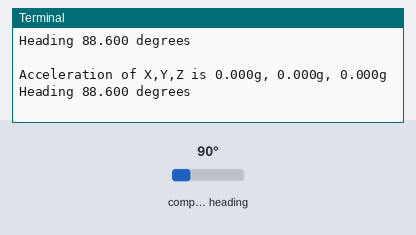
Bench run of a program on a simulated Raspberry Pi (BCM pin numbers) with a GrovePi. Shown: the last lines printed to the terminal. The test bench sets the inputs (shaded band); at power-on: compass heading 90°. Library files of the repository ran but are not shown: lsm303d.py.

Above: at 1.2 s.
1.3 s: compass heading set to 269°
At 1.8 s:
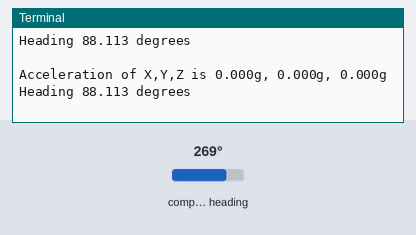
2.8 s: compass heading set to 352°
At 3.5 s:
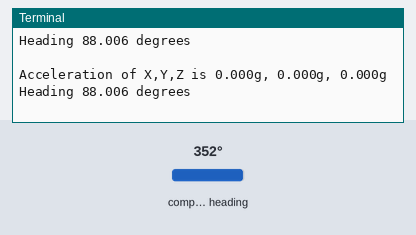
Timing chart, 0 to 5.8 s (numbered marks = the images above; inputs shaded):
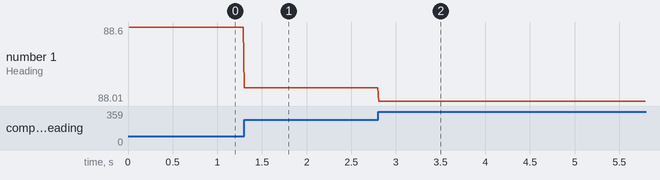

Measured:
- after the input at 1.3 s, the terminal: prints a new line at once (image 1)
- after the input at 2.8 s, the terminal: prints a new line at once (image 2)
- plotted number 1: 88.6 → 88.11 after the input at 1.3 s, 88.11 → 88.01 after the input at 2.8 s

The program:

grove_6axis_accel_compass_example.py
```python
#!/usr/bin/env python
#
# GrovePi example for using the Grove - 6-Axis Accelerometer&Compass v2.0(http://www.seeedstudio.com/depot/Grove-6Axis-AccelerometerCompass-v20-p-2476.html)
#
# The GrovePi connects the Raspberry Pi and Grove sensors.  You can learn more about GrovePi here:  http://www.dexterindustries.com/GrovePi
#
# Have a question about this library?  Ask on the forums here:  http://forum.dexterindustries.com/c/grovepi
#
'''
## License

The MIT License (MIT)

GrovePi for the Raspberry Pi: an open source platform for connecting Grove Sensors to the Raspberry Pi.
Copyright (C) 2017  Dexter Industries

Permission is hereby granted, free of charge, to any person obtaining a copy
of this software and associated documentation files (the "Software"), to deal
in the Software without restriction, including without limitation the rights
to use, copy, modify, merge, publish, distribute, sublicense, and/or sell
copies of the Software, and to permit persons to whom the Software is
furnished to do so, subject to the following conditions:

The above copyright notice and this permission notice shall be included in
all copies or substantial portions of the Software.

THE SOFTWARE IS PROVIDED "AS IS", WITHOUT WARRANTY OF ANY KIND, EXPRESS OR
IMPLIED, INCLUDING BUT NOT LIMITED TO THE WARRANTIES OF MERCHANTABILITY,
FITNESS FOR A PARTICULAR PURPOSE AND NONINFRINGEMENT. IN NO EVENT SHALL THE
AUTHORS OR COPYRIGHT HOLDERS BE LIABLE FOR ANY CLAIM, DAMAGES OR OTHER
LIABILITY, WHETHER IN AN ACTION OF CONTRACT, TORT OR OTHERWISE, ARISING FROM,
OUT OF OR IN CONNECTION WITH THE SOFTWARE OR THE USE OR OTHER DEALINGS IN
THE SOFTWARE.
'''
import lsm303d

try:
	acc_mag=lsm303d.lsm303d()

	while True:

		# Get accelerometer values
		acc=acc_mag.getRealAccel()

		# Wait for compass to get ready
		while True:
			if acc_mag.isMagReady():
				break

		# Read the heading
		heading= acc_mag.getHeading()

		print("Acceleration of X,Y,Z is %.3fg, %.3fg, %.3fg" %(acc[0],acc[1],acc[2]))
		print("Heading %.3f degrees\n" %(heading))

except IOError:
	print("Unable to read from accelerometer, check the sensor and try again")
	
```
